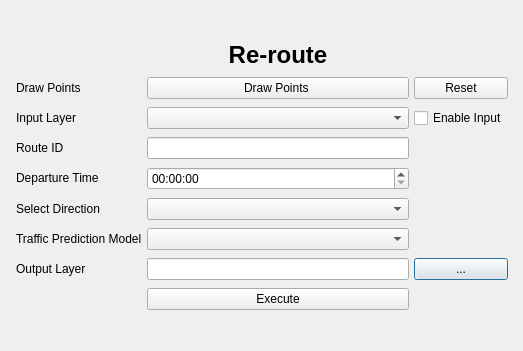
<?xml version="1.0" encoding="UTF-8"?>
<ui version="4.0">
 <class>RerouteDialogBase</class>
 <widget class="QDialog" name="RerouteDialogBase">
  <property name="geometry">
   <rect>
    <x>0</x>
    <y>0</y>
    <width>523</width>
    <height>351</height>
   </rect>
  </property>
  <property name="windowTitle">
   <string>Re-route</string>
  </property>
  <layout class="QGridLayout" name="gridLayout_2">
   <item row="0" column="0">
    <layout class="QGridLayout" name="gridLayout">
     <property name="leftMargin">
      <number>5</number>
     </property>
     <property name="topMargin">
      <number>0</number>
     </property>
     <property name="rightMargin">
      <number>4</number>
     </property>
     <property name="bottomMargin">
      <number>0</number>
     </property>
     <property name="horizontalSpacing">
      <number>5</number>
     </property>
     <property name="verticalSpacing">
      <number>8</number>
     </property>
     <item row="7" column="0">
      <widget class="QLabel" name="label_8">
       <property name="text">
        <string>&lt;html&gt;&lt;head/&gt;&lt;body&gt;&lt;p&gt;&lt;span style=&quot; font-size:9pt;&quot;&gt;Output Layer&lt;/span&gt;&lt;/p&gt;&lt;/body&gt;&lt;/html&gt;</string>
       </property>
      </widget>
     </item>
     <item row="7" column="1">
      <widget class="QLineEdit" name="output"/>
     </item>
     <item row="6" column="1">
      <widget class="QComboBox" name="model"/>
     </item>
     <item row="6" column="0">
      <widget class="QLabel" name="label_6">
       <property name="text">
        <string>&lt;html&gt;&lt;head/&gt;&lt;body&gt;&lt;p&gt;&lt;span style=&quot; font-size:9pt;&quot;&gt;Traffic Prediction Model&lt;/span&gt;&lt;/p&gt;&lt;/body&gt;&lt;/html&gt;</string>
       </property>
      </widget>
     </item>
     <item row="7" column="2">
      <widget class="QPushButton" name="save_output">
       <property name="text">
        <string>...</string>
       </property>
      </widget>
     </item>
     <item row="3" column="0">
      <widget class="QLabel" name="label_3">
       <property name="text">
        <string>&lt;html&gt;&lt;head/&gt;&lt;body&gt;&lt;p&gt;&lt;span style=&quot; font-size:9pt;&quot;&gt;Route ID&lt;/span&gt;&lt;/p&gt;&lt;/body&gt;&lt;/html&gt;</string>
       </property>
      </widget>
     </item>
     <item row="8" column="1">
      <widget class="QPushButton" name="run">
       <property name="text">
        <string>Execute</string>
       </property>
      </widget>
     </item>
     <item row="1" column="1">
      <widget class="QPushButton" name="draw">
       <property name="text">
        <string>Draw Points </string>
       </property>
       <property name="icon">
        <iconset>
         <normaloff>north-point-icon-png.png</normaloff>north-point-icon-png.png</iconset>
       </property>
      </widget>
     </item>
     <item row="4" column="0">
      <widget class="QLabel" name="label_4">
       <property name="text">
        <string>&lt;html&gt;&lt;head/&gt;&lt;body&gt;&lt;p&gt;&lt;span style=&quot; font-size:9pt;&quot;&gt;Departure Time&lt;/span&gt;&lt;/p&gt;&lt;/body&gt;&lt;/html&gt;</string>
       </property>
      </widget>
     </item>
     <item row="5" column="0">
      <widget class="QLabel" name="label_5">
       <property name="text">
        <string>&lt;html&gt;&lt;head/&gt;&lt;body&gt;&lt;p&gt;&lt;span style=&quot; font-size:9pt;&quot;&gt;Select Direction&lt;/span&gt;&lt;/p&gt;&lt;/body&gt;&lt;/html&gt;</string>
       </property>
      </widget>
     </item>
     <item row="5" column="1">
      <widget class="QComboBox" name="direction"/>
     </item>
     <item row="2" column="1">
      <widget class="QgsMapLayerComboBox" name="layer"/>
     </item>
     <item row="2" column="2">
      <widget class="QCheckBox" name="checkBox">
       <property name="text">
        <string>Enable Input</string>
       </property>
      </widget>
     </item>
     <item row="2" column="0">
      <widget class="QLabel" name="label_7">
       <property name="text">
        <string>&lt;html&gt;&lt;head/&gt;&lt;body&gt;&lt;p&gt;&lt;span style=&quot; font-size:9pt;&quot;&gt;Input Layer&lt;/span&gt;&lt;/p&gt;&lt;/body&gt;&lt;/html&gt;</string>
       </property>
      </widget>
     </item>
     <item row="1" column="0">
      <widget class="QLabel" name="label_2">
       <property name="text">
        <string>&lt;html&gt;&lt;head/&gt;&lt;body&gt;&lt;p&gt;&lt;span style=&quot; font-size:9pt;&quot;&gt;Draw Points&lt;/span&gt;&lt;/p&gt;&lt;/body&gt;&lt;/html&gt;</string>
       </property>
      </widget>
     </item>
     <item row="1" column="2">
      <widget class="QPushButton" name="reset">
       <property name="text">
        <string>Reset</string>
       </property>
       <property name="icon">
        <iconset>
         <normaloff>reset.png</normaloff>reset.png</iconset>
       </property>
      </widget>
     </item>
     <item row="3" column="1">
      <widget class="QLineEdit" name="route_id"/>
     </item>
     <item row="0" column="1">
      <widget class="QLabel" name="label">
       <property name="sizePolicy">
        <sizepolicy hsizetype="Preferred" vsizetype="Fixed">
         <horstretch>0</horstretch>
         <verstretch>0</verstretch>
        </sizepolicy>
       </property>
       <property name="text">
        <string>&lt;html&gt;&lt;head/&gt;&lt;body&gt;&lt;p align=&quot;center&quot;&gt;&lt;span style=&quot; font-size:18pt; font-weight:600;&quot;&gt;Re-route&lt;/span&gt;&lt;/p&gt;&lt;/body&gt;&lt;/html&gt;</string>
       </property>
      </widget>
     </item>
     <item row="4" column="1">
      <widget class="QTimeEdit" name="timeEdit"/>
     </item>
    </layout>
   </item>
  </layout>
 </widget>
 <customwidgets>
  <customwidget>
   <class>QgsMapLayerComboBox</class>
   <extends>QComboBox</extends>
   <header>qgsmaplayercombobox.h</header>
  </customwidget>
 </customwidgets>
 <resources/>
 <connections/>
</ui>
